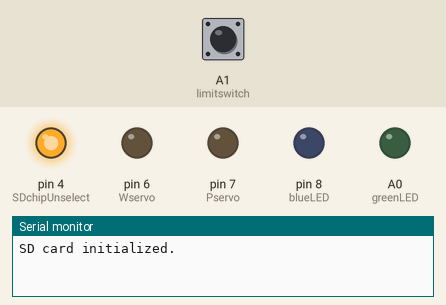
This sketch was run on a simulated Arduino Nano, built with avr-gcc and run on an emulated ATmega328P. Shown: output pins drawn as LEDs (lit = HIGH), the last lines printed to the serial monitor. The inputs (shaded band) are chosen by the test bench; at power-on: A1 (limitswitch) LOW. Storage starts empty; pins used as bus, display or sensor lines are not drawn.

Above: at 0.1 s.
At 16.7 s:
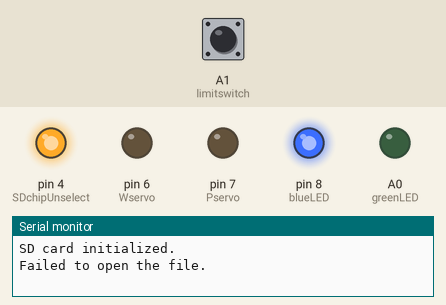
Timing chart, 0 to 18.2 s (numbered marks = the images above):
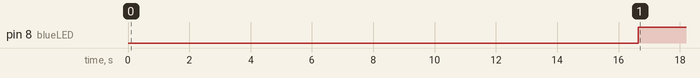

The sketch:

PenPalArd.ino
```cpp
#include "Arduino.h"

#include <TimerOne.h>
#include <SD.h>
#include <SPI.h>

#define greenLED A0
#define limitswitch A1
#define leftbutton A2
#define middlebutton A3
#define rightbutton A4
#define topbutton A5
#define stepperdisable A6
#define SDchipUnselect 4
#define XstepperdirPin 2
#define YstepperdirPin 3
#define Xstepper 9
#define Ystepper 10
#define Wservo 6
#define Pservo 7
#define blueLED 8


const int Xpos = 0;
const int Ypos = 1;
const int Xneg = 1;
const int Yneg = 0;


#define rpm5 3750
#define rpm10 1875
#define rpm15 1250
#define rpm25 750
#define rpm50 375


volatile int Xsteps = 0;
volatile int Ysteps = 0;

int rpmspeed = 0;

int Xglobalposition = 0;
int Yglobalposition = 0;

int Xstepperdir = 0;
int Ystepperdir = 0;

int ServoConstantFrequency = 79999;
int Wservotoolholderheight = 0;
int WservoPenPress = 0;
int WservoPenRelease = 0;
int countingangle = 0;

int TonePosX = 5332;
int TtwoPosX = 7332;
int TthreePosX = 9332;
int TfourPosX = 11332;

int ProbePenHeight = 0;


// Servo Wservo;
// Servo Pservo;

void setup() {
    Serial.begin(9600);
    pinMode(greenLED, OUTPUT);
    pinMode(limitswitch, INPUT);
    pinMode(leftbutton, INPUT);
    pinMode(middlebutton, INPUT);
    pinMode(topbutton, INPUT);
    pinMode(stepperdisable, OUTPUT);
    pinMode(SDchipUnselect, OUTPUT);
    pinMode(Xstepperdir, OUTPUT);
    pinMode(Ystepperdir, OUTPUT);
    pinMode(Xstepper, OUTPUT);
    pinMode(Ystepper, OUTPUT);
    pinMode(Wservo, OUTPUT);
    pinMode(Pservo, OUTPUT);
    pinMode(blueLED, OUTPUT);

    digitalWrite(greenLED, LOW);
    digitalWrite(stepperdisable, LOW);
    digitalWrite(blueLED, LOW);
    digitalWrite(SDchipUnselect, HIGH);


    Timer1.initialize(rpm5); // Frequency is configured, but PWM not started yet
    Timer1.attachInterrupt(UpdateStepCounts);// Attach the ISR (it will run even without PWM)

    // Wservo.attach(Wservo);
    // Pservo.attach(Pservo);


// Start SD card
  if (!SD.begin(SDchipUnselect)) {
    Serial.println("SD card initialization failed!");
    return;
  }
  Serial.println("SD card initialized.");


}


void loop() {
    // listFiles(SD.open("/"), 0);

    FindOrigin();
    delay(2000);
    Timer1.initialize(rpm15);
    processFile("TESTTX~1.TXT");
    digitalWrite(blueLED, HIGH);
    while(1){


  }

}


void listFiles(File dir, int numTabs) {
  while (true) {
    File entry = dir.openNextFile();
    if (!entry) {
      // No more files
      break;
    }
    // Print indentation for nested directory structure
    for (int i = 0; i < numTabs; i++) {
      Serial.print("\t");
    }
    Serial.print(entry.name());
    if (entry.isDirectory()) {
      Serial.println("/");
      // Recursively list files in subdirectory
      listFiles(entry, numTabs + 1);
    } else {
      // For files, print the file size in bytes
      Serial.print("\t\t");
      Serial.println(entry.size(), DEC);
    }
    entry.close();
  }
}


void processFile(const char* filename) {
  File file = SD.open(filename);

  if (file) {
    while (file.available()) {

      if (digitalRead(middlebutton) == HIGH) {
        file.close(); // Close the file
        return; // Exit the function early
      }
      String line = file.readStringUntil('\n');

      // Extract values if necessary
      if (line.startsWith("X")) {
        int xIndex = line.indexOf('X') + 1;
        int yIndex = line.indexOf('Y') + 1;

        int Xposition = (xIndex > 0) ? line.substring(xIndex, yIndex - 1).toInt() : 0;
        int Yposition = (yIndex > 0) ? line.substring(yIndex).toInt() : 0;

        Xposition = Xposition * 19;
        Yposition = Yposition * 19;

        stepperinstructor(Xposition, Yposition);
      }
    }

    file.close(); // Close the file after processing all lines
  } else {
    Serial.println("Failed to open the file.");
  }
}


void UpdateStepCounts(){
    Xsteps = Xsteps + 1;
    Ysteps = Ysteps + 1;

}

void driveXStepDir(int XstepsToGo, int XdriveDir){
    Xsteps = 0;
    digitalWrite(XstepperdirPin, XdriveDir);
    Timer1.pwm(Xstepper, 128);
    while(Xsteps < XstepsToGo){

    }
    Timer1.disablePwm(Xstepper);

}

void driveYStepDir(int YstepsToGo, int YdriveDir){
    Ysteps = 0;
    digitalWrite(YstepperdirPin, YdriveDir);
    Timer1.pwm(Ystepper, 128);
    while(Ysteps < YstepsToGo){

    }
    Timer1.disablePwm(Ystepper);

}


void driveStepperstogether(int XstepsToGo, int XdriveDir, int YstepsToGo, int YdriveDir){
    Xsteps = 0;
    Ysteps = 0;
    digitalWrite(XstepperdirPin, XdriveDir);
    digitalWrite(YstepperdirPin, YdriveDir);
    Timer1.pwm(Xstepper, 128);
    Timer1.pwm(Ystepper, 128);
    while(Xsteps < XstepsToGo || Ysteps < YstepsToGo){

        if(Xsteps > XstepsToGo){
            Timer1.disablePwm(Xstepper);
        }


        if(Ysteps > YstepsToGo){
            Timer1.disablePwm(Ystepper);
        }


    }
    Timer1.disablePwm(Xstepper);
    Timer1.disablePwm(Ystepper);

}


void stepperinstructor(int Xnextposition, int Ynextposition){

    int Xdistance = Xnextposition - Xglobalposition;
    int Ydistance = Ynextposition - Yglobalposition;
    int XstepsToGo = abs(Xdistance);
    int YstepsToGo = abs(Ydistance);
    int XdriveDir;
    int YdriveDir;
    if(Xdistance > 0){
        XdriveDir = Xpos;
        Xglobalposition = Xglobalposition + Xdistance;
    }
    else{
        XdriveDir = Xneg;
        Xglobalposition = Xglobalposition + Xdistance;
    }

    if(Ydistance > 0){
        YdriveDir = Ypos;
        Yglobalposition = Yglobalposition + Ydistance;
    }
    else{
        YdriveDir = Yneg;
        Yglobalposition = Yglobalposition + Ydistance;
    }

    driveStepperstogether(XstepsToGo,XdriveDir,YstepsToGo,YdriveDir);
}


void FindOrigin(){
    int SwitchUnpressed = digitalRead(limitswitch);
    digitalWrite(YstepperdirPin, Yneg);
    Timer1.pwm(Ystepper, 128);
    while(SwitchUnpressed == 1){
        SwitchUnpressed = digitalRead(limitswitch);
    }
    driveYStepDir(900, Ypos);
    Timer1.disablePwm(Ystepper);
    delay(500);

    digitalWrite(XstepperdirPin, Xneg);
    Timer1.pwm(Xstepper, 128);
    SwitchUnpressed = digitalRead(limitswitch);
    while(SwitchUnpressed == 1){
        SwitchUnpressed = digitalRead(limitswitch);
    }
    driveXStepDir(400, Xpos);
    Timer1.disablePwm(Xstepper);

    Timer1.initialize(rpm15);
    driveStepperstogether(0, Xpos, 7000, Ypos);
    driveStepperstogether(400, Xneg, 0, Ypos);
    Xglobalposition = 0;
    Yglobalposition = 0;


}
```

Measured:
- by itself, pin 8 (blueLED): LOW → HIGH at 16.6 s
